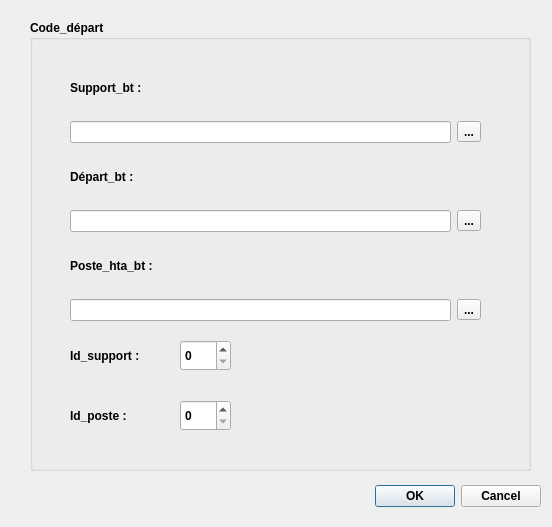
<?xml version="1.0" encoding="UTF-8"?>
<ui version="4.0">
 <class>Dialog</class>
 <widget class="QDialog" name="Dialog">
  <property name="geometry">
   <rect>
    <x>0</x>
    <y>0</y>
    <width>552</width>
    <height>527</height>
   </rect>
  </property>
  <property name="windowTitle">
   <string>Code départ</string>
  </property>
  <widget class="QDialogButtonBox" name="buttonBox">
   <property name="geometry">
    <rect>
     <x>200</x>
     <y>480</y>
     <width>341</width>
     <height>32</height>
    </rect>
   </property>
   <property name="font">
    <font>
     <weight>75</weight>
     <bold>true</bold>
    </font>
   </property>
   <property name="orientation">
    <enum>Qt::Horizontal</enum>
   </property>
   <property name="standardButtons">
    <set>QDialogButtonBox::Cancel|QDialogButtonBox::Ok</set>
   </property>
  </widget>
  <widget class="QGroupBox" name="groupBox">
   <property name="geometry">
    <rect>
     <x>30</x>
     <y>20</y>
     <width>501</width>
     <height>451</height>
    </rect>
   </property>
   <property name="font">
    <font>
     <weight>75</weight>
     <bold>true</bold>
    </font>
   </property>
   <property name="title">
    <string>Code_départ</string>
   </property>
   <widget class="QWidget" name="gridLayoutWidget">
    <property name="geometry">
     <rect>
      <x>40</x>
      <y>40</y>
      <width>411</width>
      <height>261</height>
     </rect>
    </property>
    <layout class="QGridLayout" name="gridLayout">
     <item row="8" column="0">
      <widget class="QLineEdit" name="lineEdit_3"/>
     </item>
     <item row="3" column="0">
      <widget class="QLineEdit" name="lineEdit"/>
     </item>
     <item row="4" column="0">
      <widget class="QLabel" name="label_4">
       <property name="text">
        <string>Départ_bt : </string>
       </property>
      </widget>
     </item>
     <item row="7" column="0">
      <widget class="QLabel" name="label_5">
       <property name="text">
        <string>Poste_hta_bt :</string>
       </property>
      </widget>
     </item>
     <item row="1" column="0">
      <widget class="QLabel" name="label_3">
       <property name="text">
        <string>Support_bt :</string>
       </property>
      </widget>
     </item>
     <item row="6" column="0">
      <widget class="QLineEdit" name="lineEdit_2"/>
     </item>
     <item row="3" column="1">
      <widget class="QToolButton" name="toolButton">
       <property name="text">
        <string>...</string>
       </property>
      </widget>
     </item>
     <item row="6" column="1">
      <widget class="QToolButton" name="toolButton_2">
       <property name="text">
        <string>...</string>
       </property>
      </widget>
     </item>
     <item row="8" column="1">
      <widget class="QToolButton" name="toolButton_3">
       <property name="text">
        <string>...</string>
       </property>
      </widget>
     </item>
    </layout>
   </widget>
   <widget class="QLabel" name="label">
    <property name="geometry">
     <rect>
      <x>40</x>
      <y>320</y>
      <width>81</width>
      <height>31</height>
     </rect>
    </property>
    <property name="text">
     <string>Id_support :</string>
    </property>
   </widget>
   <widget class="QLabel" name="label_2">
    <property name="geometry">
     <rect>
      <x>40</x>
      <y>380</y>
      <width>91</width>
      <height>31</height>
     </rect>
    </property>
    <property name="text">
     <string>Id_poste :</string>
    </property>
   </widget>
   <widget class="QSpinBox" name="spinBox">
    <property name="geometry">
     <rect>
      <x>150</x>
      <y>320</y>
      <width>51</width>
      <height>31</height>
     </rect>
    </property>
    <property name="maximum">
     <number>130</number>
    </property>
   </widget>
   <widget class="QSpinBox" name="spinBox_2">
    <property name="geometry">
     <rect>
      <x>150</x>
      <y>380</y>
      <width>51</width>
      <height>31</height>
     </rect>
    </property>
   </widget>
  </widget>
 </widget>
 <resources/>
 <connections>
  <connection>
   <sender>buttonBox</sender>
   <signal>accepted()</signal>
   <receiver>Dialog</receiver>
   <slot>accept()</slot>
   <hints>
    <hint type="sourcelabel">
     <x>248</x>
     <y>254</y>
    </hint>
    <hint type="destinationlabel">
     <x>157</x>
     <y>274</y>
    </hint>
   </hints>
  </connection>
  <connection>
   <sender>buttonBox</sender>
   <signal>rejected()</signal>
   <receiver>Dialog</receiver>
   <slot>reject()</slot>
   <hints>
    <hint type="sourcelabel">
     <x>316</x>
     <y>260</y>
    </hint>
    <hint type="destinationlabel">
     <x>286</x>
     <y>274</y>
    </hint>
   </hints>
  </connection>
 </connections>
</ui>
